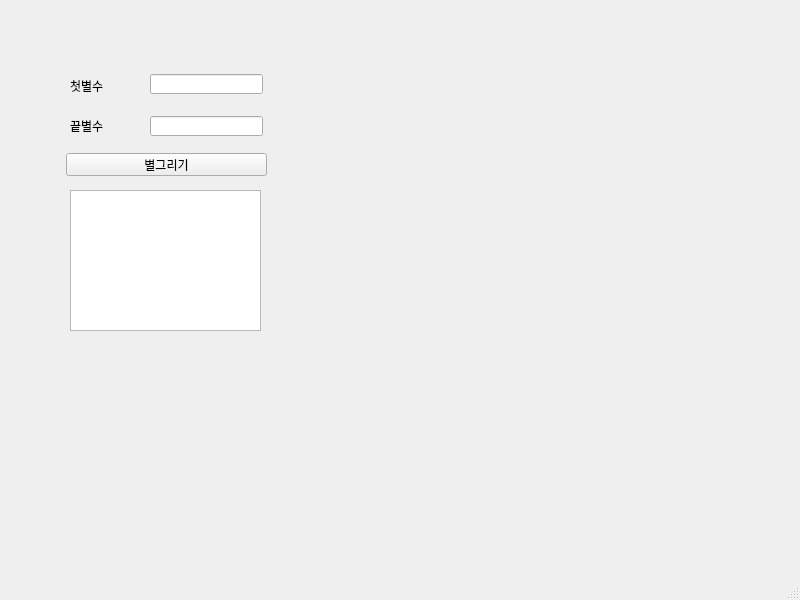
<?xml version="1.0" encoding="UTF-8"?>
<ui version="4.0">
 <class>MainWindow</class>
 <widget class="QMainWindow" name="MainWindow">
  <property name="geometry">
   <rect>
    <x>0</x>
    <y>0</y>
    <width>800</width>
    <height>600</height>
   </rect>
  </property>
  <property name="windowTitle">
   <string>MainWindow</string>
  </property>
  <widget class="QWidget" name="centralwidget">
   <widget class="QLabel" name="lbl_first">
    <property name="geometry">
     <rect>
      <x>70</x>
      <y>80</y>
      <width>56</width>
      <height>12</height>
     </rect>
    </property>
    <property name="text">
     <string>첫별수</string>
    </property>
   </widget>
   <widget class="QLabel" name="lbl_last">
    <property name="geometry">
     <rect>
      <x>70</x>
      <y>120</y>
      <width>56</width>
      <height>12</height>
     </rect>
    </property>
    <property name="text">
     <string>끝별수</string>
    </property>
   </widget>
   <widget class="QLineEdit" name="le_first">
    <property name="geometry">
     <rect>
      <x>150</x>
      <y>74</y>
      <width>113</width>
      <height>20</height>
     </rect>
    </property>
   </widget>
   <widget class="QLineEdit" name="le_last">
    <property name="geometry">
     <rect>
      <x>150</x>
      <y>116</y>
      <width>113</width>
      <height>20</height>
     </rect>
    </property>
   </widget>
   <widget class="QPushButton" name="pb">
    <property name="geometry">
     <rect>
      <x>66</x>
      <y>153</y>
      <width>201</width>
      <height>23</height>
     </rect>
    </property>
    <property name="text">
     <string>별그리기</string>
    </property>
   </widget>
   <widget class="QTextEdit" name="te">
    <property name="geometry">
     <rect>
      <x>70</x>
      <y>190</y>
      <width>191</width>
      <height>141</height>
     </rect>
    </property>
   </widget>
  </widget>
  <widget class="QMenuBar" name="menubar">
   <property name="geometry">
    <rect>
     <x>0</x>
     <y>0</y>
     <width>800</width>
     <height>21</height>
    </rect>
   </property>
  </widget>
  <widget class="QStatusBar" name="statusbar"/>
 </widget>
 <resources/>
 <connections/>
</ui>
